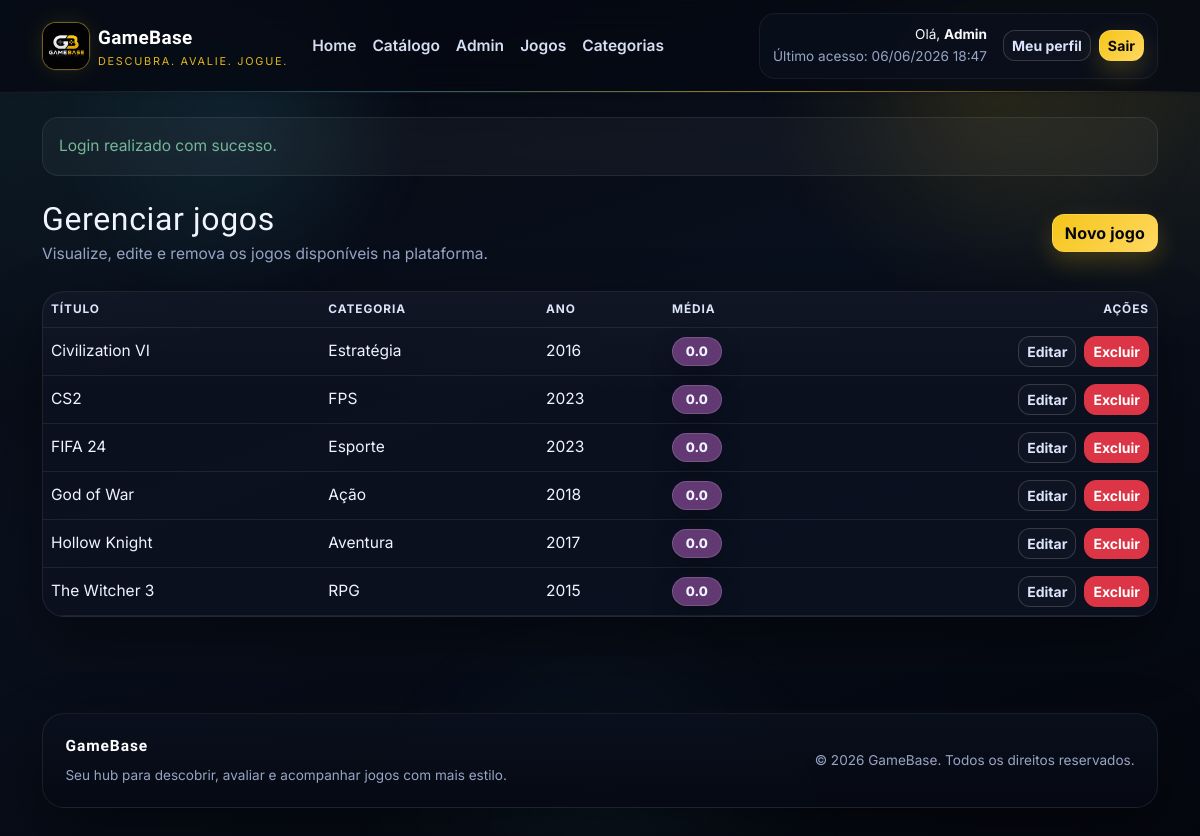
The page /index.php?page=admin_jogos (signed in) on the database its author committed.
### tables this page shows
CREATE TABLE jogos (
    id INT AUTO_INCREMENT PRIMARY KEY,
    titulo VARCHAR(150) NOT NULL,
    descricao TEXT,
    ano INT,
    categoria_id INT,
    capa_url VARCHAR(255),
    criado_em TIMESTAMP DEFAULT CURRENT_TIMESTAMP,
    FOREIGN KEY (categoria_id) REFERENCES categorias(id) ON DELETE SET NULL
);

CREATE TABLE categorias (
    id INT AUTO_INCREMENT PRIMARY KEY,
    nome VARCHAR(80) NOT NULL UNIQUE
);

### controllers/JogoController.php (called while the page is built, shortened)
<?php
class JogoController
{
    private Jogo $jogoModel;
    public function __construct()
    {
        $this->jogoModel = new Jogo();
    }
    public function adminJogos(): void
    {
        render('admin/jogos_lista.php', [
            'pageTitle' => 'Gerenciar jogos',
            'jogos' => $this->jogoModel->listarTodos(),
        ]);
    }
}

### models/Jogo.php (called while the page is built, shortened)
<?php
class Jogo
{
    private PDO $conn;
    public function __construct()
    {
        $this->conn = Database::getConnection();
    }
    public function listarTodos(?string $busca = null, ?int $categoriaId = null): array
    {
        $sql = '
            SELECT
                j.*,
                c.nome AS categoria_nome,
                COALESCE(ROUND(AVG(a.nota), 1), 0) AS media_nota,
                COUNT(a.id) AS total_avaliacoes
            FROM jogos j
            LEFT JOIN categorias c ON c.id = j.categoria_id
            LEFT JOIN avaliacoes a ON a.jogo_id = j.id
            WHERE 1 = 1
        ';
        $sql .= '
            GROUP BY j.id, c.nome
            ORDER BY j.titulo ASC
        ';
        $stmt = $this->conn->prepare($sql);
        $stmt->execute();
        return $stmt->fetchAll();
    }
}

### config/database.php (called while the page is built, shortened)
<?php
class Database
{
    private static ?PDO $connection = null;
    public static function getConnection(): PDO
    {
        if (self::$connection instanceof PDO) {
            return self::$connection;
        }
        $host = getenv("GAMEBASE_DB_HOST") ?: "localhost";
        $dbname = getenv("GAMEBASE_DB_NAME") ?: "gamebase";
        $username = getenv("GAMEBASE_DB_USER") ?: "root";
        $password = getenv("GAMEBASE_DB_PASS");
        $password = $password !== false ? $password : "root";
        $charset = getenv("GAMEBASE_DB_CHARSET") ?: "utf8mb4";
        $dsn = sprintf(
            "mysql:host=%s;dbname=%s;charset=%s",
            $host,
            $dbname,
            $charset
        );
        try {
            self::$connection = self::createPdo($dsn, $username, $password);
        } catch (Throwable $exception) {
            if (function_exists("debugLog")) {
                debugLog(
                    "initial",
                    "H1",
                    "config/database.php:42",
                    "database connection failed",
                    [
                        "host" => $host,
                        "database" => $dbname,
                        "errorType" => get_class($exception),
                        "errorCode" => (string) $exception->getCode(),
                        "errorMessage" => $exception->getMessage(),
                    ]
                );
            }
            if ((string) $exception->getCode() === "1049") {
                try {
                    if (function_exists("debugLog")) {
                        debugLog(
                            "post-fix",
                            "H1",
                            "config/database.php:50",
                            "database missing, starting bootstrap",
                            [
                                "host" => $host,
                                "database" => $dbname,
                                "schemaExists" => is_file(
                                    dirname(__DIR__) . "/database/gamebase.sql"
                                ),
                            ]
                        );
                    }
                    self::bootstrapDatabase(
                        $host,
                        $dbname,
                        $username,
                        $password,
                        $charset
                    );
                    self::$connection = self::createPdo(
                        $dsn,
                        $username,
                        $password
                    );
                    if (function_exists("debugLog")) {
                        debugLog(
                            "post-fix",
                            "H1",
                            "config/database.php:62",
                            "database bootstrap completed",
                            [
                                "host" => $host,
                                "database" => $dbname,
                            ]
                        );
                    }
                    return self::$connection;
                } catch (Throwable $bootstrapException) {
                    if (function_exists("debugLog")) {
                        debugLog(
                            "post-fix",
                            "H1",
                            "config/database.php:73",
                            "database bootstrap failed",
                            [
                                "host" => $host,
                                "database" => $dbname,
                                "errorType" => get_class($bootstrapException),
                                "errorCode" => (string) $bootstrapException->getCode(),
                                "errorMessage" => $bootstrapException->getMessage(),
                            ]
                        );
                    }
                    http_response_code(500);
                    die("<h1>Erro ao inicializar o banco</h1>" .
                        "<p>" .
                        htmlspecialchars(
                            "O banco gamebase nao existe e a inicializacao automatica falhou.",
                            ENT_QUOTES,
                            "UTF-8"
                        ) .
                        "</p>" .
                        "<p>" .
                        htmlspecialchars(
                            "Verifique se o MySQL esta ativo e se o arquivo database/gamebase.sql esta acessivel.",
                            ENT_QUOTES,
                            "UTF-8"
                        ) .
                        "</p>" .
                        "<p>" .
                        htmlspecialchars(
                            "Detalhe tecnico: " .
                                $bootstrapException->getMessage(),
                            ENT_QUOTES,
                            "UTF-8"
                        ) .
                        "</p>");
                }
            }
            http_response_code(500);
            $mensagem = "Nao foi possivel conectar ao banco de dados GameBase.";
            $orientacao =
                "Verifique host, nome do banco, usuario e senha em config/database.php ou nas variaveis de ambiente GAMEBASE_DB_*.";
            $credenciais = sprintf(
                "Configuracao atual: host=%s | banco=%s | usuario=%s",
                $host,
                $dbname,
                $username
            );
            $detalheTecnico = "Detalhe tecnico: " . $exception->getMessage();
            die("<h1>Erro de conexao com o banco</h1>" .
                "<p>" .
                htmlspecialchars($mensagem, ENT_QUOTES, "UTF-8") .
                "</p>" .
                "<p>" .
                htmlspecialchars($orientacao, ENT_QUOTES, "UTF-8") .
                "</p>" .
                "<p>" .
                htmlspecialchars($credenciais, ENT_QUOTES, "UTF-8") .
                "</p>" .
                "<p>" .
                htmlspecialchars($detalheTecnico, ENT_QUOTES, "UTF-8") .
                "</p>");
        }
        return self::$connection;
    }
    private static function createPdo(
        string $dsn,
        string $username,
        string $password
    ): PDO {
        return new PDO($dsn, $username, $password, [
            PDO::ATTR_ERRMODE => PDO::ERRMODE_EXCEPTION,
            PDO::ATTR_DEFAULT_FETCH_MODE => PDO::FETCH_ASSOC,
        ]);
    }
}

### views/admin/jogos_lista.php (the view, shortened to what this page needs)
<?php $jogos = $jogos ?? []; ?>
<section class="mb-4">
    <div class="d-flex flex-column flex-lg-row justify-content-between align-items-lg-center gap-3 mb-4">
        <div>
            <h1 class="h2 mb-1">Gerenciar jogos</h1>
            <p class="text-muted mb-0">Visualize, edite e remova os jogos disponíveis na plataforma.</p>
        </div>
        <a class="btn btn-gold" href="<?= e(baseUrl('index.php?page=admin_jogos_form')) ?>">Novo jogo</a>
    </div>
    <section class="card">
        <div class="card-body p-0">
            <div class="table-responsive">
                <table class="table table-dark table-hover align-middle mb-0">
                    <thead>
                    <tr>
                        <th>Título</th>
                        <th>Categoria</th>
                        <th>Ano</th>
                        <th>Média</th>
                        <th class="text-end">Ações</th>
                    </tr>
                    </thead>
                    <tbody>
                    <?php foreach ($jogos as $jogo): ?>
                        <tr>
                            <td><?= e($jogo['titulo']) ?></td>
                            <td><?= e((string) ($jogo['categoria_nome'] ?? 'Sem categoria')) ?></td>
                            <td><?= e((string) ($jogo['ano'] ?? '-')) ?></td>
                            <td><span class="<?= e(classeNotaBadge((float) $jogo['media_nota'])) ?>"><?= e((string) $jogo['media_nota']) ?></span></td>
                            <td class="text-end">
                                <div class="d-inline-flex gap-2">
                                    <a class="btn btn-outline-light btn-sm" href="<?= e(baseUrl('index.php?page=admin_jogos_form&id=' . (int) $jogo['id'])) ?>">Editar</a>
                                    <form method="POST" action="<?= e(baseUrl('index.php?page=admin_jogos_excluir')) ?>">
                                        <button type="submit" class="btn btn-danger btn-sm">Excluir</button>
                                    </form>
                                </div>
                            </td>
                        </tr>
                    <?php endforeach; ?>
                    </tbody>
                </table>
            </div>
        </div>
    </section>
</section>

### assets/css/style.css (style rules this page uses)
:root { --gb-bg: #060913; --gb-bg-soft: #0c1220; --gb-surface: rgba(12, 18, 32, 0.88); --gb-surface-2: rgba(18, 28, 48, 0.9); --gb-surface-3: rgba(8, 12, 22, 0.94); --gb-border: rgba(255, 255, 255, 0.08); --gb-border-strong: rgba(245, 197, 24, 0.24); --gb-gold: #f5c518; --gb-gold-hover: #ffd54f; --gb-accent: #5ee6ff; --gb-light: #eff4ff; --gb-muted: #97a5c4; --gb-muted-2: #7182a6; --gb-shadow: 0 24px 60px rgba(0, 0, 0, 0.45); }
*, *::before, *::after { box-sizing: border-box; }
html { scroll-behavior: smooth; }
body { position: relative; min-height: 100vh; overflow-x: hidden; background: radial-gradient(circle at top left, rgba(94, 230, 255, 0.10), transparent 28%), radial-gradient(circle at top right, rgba(245, 197, 24, 0.10), transparent 24%), linear-gradient(160deg, #05070f 0%, #09101d 44%, #05070f 100%); color: var(--gb-light); font-family: 'Inter', system-ui, sans-serif; font-size: 0.97rem; line-height: 1.6; }
body::before, body::after { content: ""; position: fixed; inset: 0; pointer-events: none; z-index: 0; }
body::before { background: linear-gradient(rgba(255, 255, 255, 0.03) 1px, transparent 1px), linear-gradient(90deg, rgba(255, 255, 255, 0.03) 1px, transparent 1px); background-size: 56px 56px; -webkit-mask-image: linear-gradient(to bottom, rgba(255, 255, 255, 0.3), transparent 80%); mask-image: linear-gradient(to bottom, rgba(255, 255, 255, 0.3), transparent 80%); opacity: 0.18; animation: gridShift 20s linear infinite; }
body::after { background: radial-gradient(circle at 20% 15%, rgba(94, 230, 255, 0.08), transparent 16%), radial-gradient(circle at 82% 10%, rgba(245, 197, 24, 0.10), transparent 18%), radial-gradient(circle at 50% 100%, rgba(94, 230, 255, 0.06), transparent 24%); filter: blur(8px); animation: floatAura 14s ease-in-out infinite alternate; }
a { color: inherit; text-decoration: none; }
h1, h2, h3, h4, h5, h6, .navbar-brand-name, .hero-title, .page-banner-title { font-family: 'Orbitron', 'Inter', system-ui, sans-serif; letter-spacing: 0.02em; }
p, li, dd, td, th, label, small, .form-text { color: var(--gb-light); }
.text-muted, .text-secondary, [class*="text-muted"] { color: var(--gb-muted) !important; }
.btn { border-radius: 12px; font-weight: 700; transition: transform 0.2s ease, box-shadow 0.2s ease, background 0.2s ease, border-color 0.2s ease; }
.btn-gold { background: linear-gradient(135deg, var(--gb-gold) 0%, #ffd861 100%); color: #05070f; border: 1px solid rgba(255, 216, 97, 0.55); box-shadow: 0 10px 24px rgba(245, 197, 24, 0.22); letter-spacing: 0.01em; }
.btn-outline-light { border-color: rgba(255, 255, 255, 0.16); color: #dbe4fb; background: rgba(255, 255, 255, 0.02); }
.btn-danger { box-shadow: none; }
.card { position: relative; background: linear-gradient(180deg, rgba(255, 255, 255, 0.025), transparent 32%), var(--gb-surface); border: 1px solid var(--gb-border); color: var(--gb-light); border-radius: 22px; box-shadow: var(--gb-shadow); overflow: hidden; transition: transform 0.25s ease, box-shadow 0.25s ease, border-color 0.25s ease; animation: fadeUp 0.7s ease both; }
.card::before { content: ""; position: absolute; inset: 0; background: linear-gradient(135deg, rgba(94, 230, 255, 0.06), transparent 35%, rgba(245, 197, 24, 0.06)); opacity: 0; transition: opacity 0.25s ease; pointer-events: none; }
.card-body p, .card-body span, .card-body small, .card-body li, .card-body dd { color: var(--gb-light); }
.badge-nota { display: inline-flex; align-items: center; gap: 0.35rem; font-weight: 800; font-size: 0.82rem; border-radius: 999px; padding: 0.42rem 0.8rem; white-space: nowrap; border: 1px solid rgba(255, 255, 255, 0.14); box-shadow: 0 10px 24px rgba(0, 0, 0, 0.24); }
.badge-nota-trash { background: rgb(99, 57, 116); color: #ffffff; }
.table-dark { --bs-table-bg: transparent; --bs-table-striped-bg: rgba(255, 255, 255, 0.02); --bs-table-hover-bg: rgba(94, 230, 255, 0.06); --bs-table-border-color: rgba(255, 255, 255, 0.08); --bs-table-color: var(--gb-light); }
.table thead th { color: #dce5fa; text-transform: uppercase; font-size: 0.74rem; letter-spacing: 0.08em; }
.table td, .table th { color: var(--gb-light); }
.table-responsive { border-radius: 22px; }

### rows shown on the page
jogos: titulo "Civilization VI", categoria.nome "Estratégia", ano "2016", media_nota "0.0"
jogos: titulo "CS2", categoria.nome "FPS", ano "2023", media_nota "0.0"
jogos: titulo "FIFA 24", categoria.nome "Esporte", ano "2023", media_nota "0.0"
jogos: titulo "God of War", categoria.nome "Ação", ano "2018", media_nota "0.0"
jogos: titulo "Hollow Knight", categoria.nome "Aventura", ano "2017", media_nota "0.0"
jogos: titulo "The Witcher 3", categoria.nome "RPG", ano "2015", media_nota "0.0"

### other values the page prints
$_SESSION['usuario_nome'] "Admin"
$ultimoAcesso "06/06/2026 18:47"
$flash['mensagem'] "Login realizado com sucesso."
